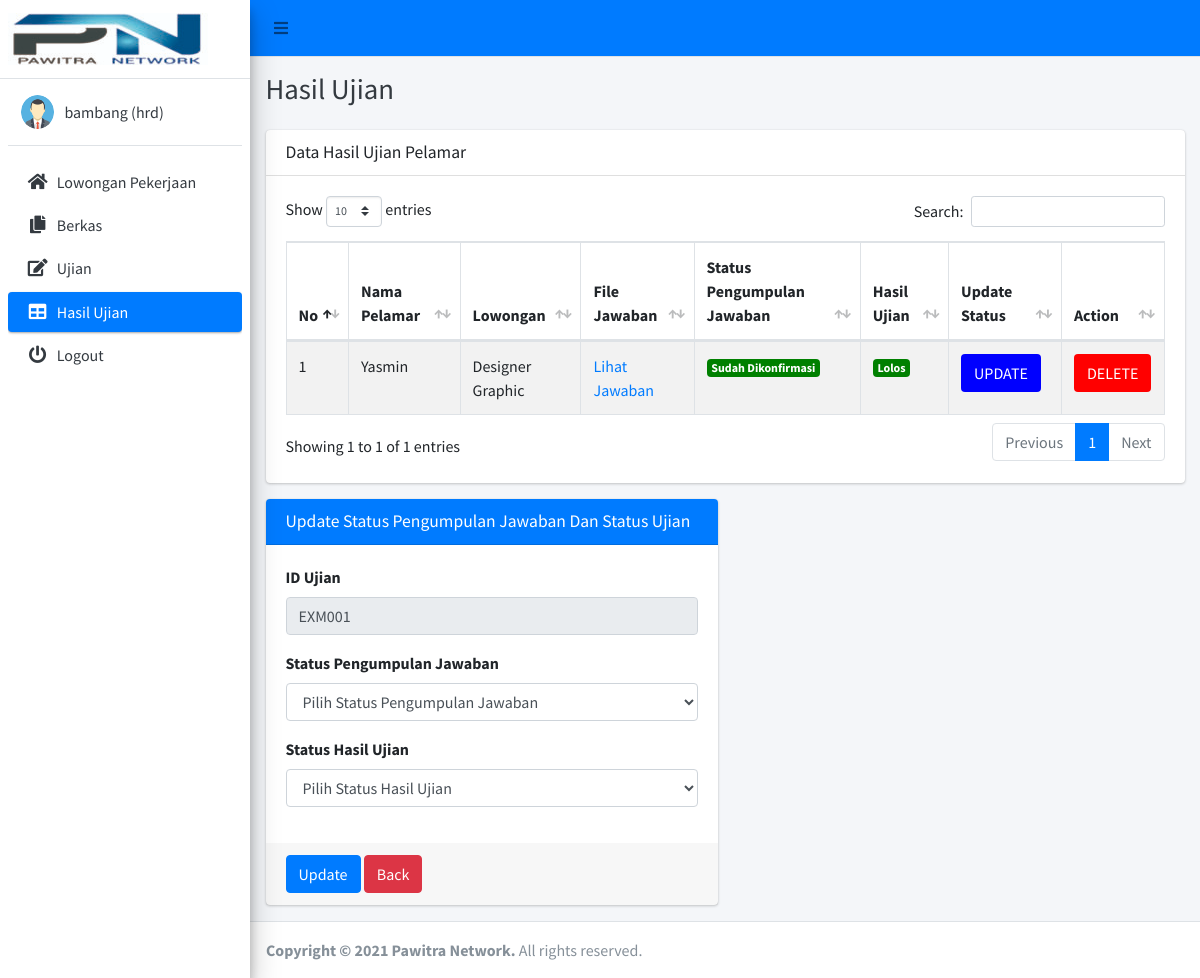
The page /hasil_ujian.php?req=update&id_ujian=EXM001 (signed in) on the database its author committed.
### tables this page shows
CREATE TABLE `loker` (
  `id_loker` varchar(20) NOT NULL,
  `keahlian` varchar(100) NOT NULL,
  `pengalaman` varchar(100) NOT NULL,
  `kualifikasi` varchar(100) NOT NULL,
  `divisi` varchar(100) NOT NULL,
  `jabatan` varchar(100) NOT NULL,
  `tema` varchar(100) NOT NULL,
  `created_at_date` date NOT NULL
);

CREATE TABLE `akses` (
  `id_akun` varchar(15) NOT NULL,
  `nama` varchar(50) NOT NULL,
  `jenis_kelamin` varchar(10) NOT NULL,
  `username` varchar(20) NOT NULL,
  `email` varchar(50) NOT NULL,
  `password` varchar(10) NOT NULL,
  `level` varchar(10) NOT NULL,
  `created_at_date` date NOT NULL,
  `confirmed_at_date` date DEFAULT NULL,
  `status` tinyint(1) NOT NULL
);

CREATE TABLE `ujian` (
  `id_ujian` varchar(20) NOT NULL,
  `id_loker` varchar(20) NOT NULL,
  `id_berkas` varchar(20) NOT NULL,
  `file_jawaban` varchar(100) DEFAULT NULL,
  `submited_at` date DEFAULT NULL,
  `checked` tinyint(1) DEFAULT NULL,
  `status_ujian` enum('menunggu','lolos','tidak','') DEFAULT NULL
);

### hasil_ujian.php (the view, shortened to what this page needs)
<?php
            include 'koneksi.php';
?>
<!DOCTYPE html>
<html>
<head>
  <link rel="stylesheet" href="plugins/fontawesome-free/css/all.min.css">
  <link rel="stylesheet" href="https://code.ionicframework.com/ionicons/2.0.1/css/ionicons.min.css">
  <link rel="stylesheet" href="plugins/datatables-bs4/css/dataTables.bootstrap4.min.css">
  <link rel="stylesheet" href="plugins/datatables-responsive/css/responsive.bootstrap4.min.css">
  <link rel="stylesheet" href="dist/css/adminlte.min.css">
</head>
<body class="hold-transition sidebar-mini layout-fixed">
<div class="wrapper">
  <nav class="main-header navbar navbar-expand navbar-blue navbar-light">
  <ul class="navbar-nav">
      <li class="nav-item">
        <a class="nav-link" data-widget="pushmenu" role="button"><i class="fas fa-bars"></i></a>
      </li>
    </ul>
    </nav>
  <aside class="main-sidebar sidebar-light-primary elevation-4">
    <a href="" class="brand-link">
      <img src="dist/img/rsz_1pawitra-net.jpg" class="">
    </a>
    <div class="sidebar">
      <div class="user-panel mt-3 pb-3 mb-3 d-flex">
        <div class="image">
        <img src="dist/img/hrd.png" class="img-circle">
        </div>
        <div class="info">
          <a class="d-block"><?php echo $_SESSION['username'].' '.'('.$_SESSION['level'].')'; ?></a>
        </div>
      </div>
      <nav class="mt-2">
        <ul class="nav nav-pills nav-sidebar flex-column" data-widget="treeview" role="menu" data-accordion="false">
          <li class="nav-item has-treeview">
            <a href="index_hrd.php" class="nav-link">
              <i class="nav-icon fas fa-home"></i>
              <p>
                Lowongan Pekerjaan
              </p>
            </a>
          </li>
          <li class="nav-item has-treeview">
            <a href="berkas_hrd.php" class="nav-link">
              <i class="nav-icon fas fa-copy"></i>
              <p>
                Berkas
              </p>
            </a>
          </li>
          <li class="nav-item has-treeview">
            <a href="ujian_hrd.php" class="nav-link">
              <i class="nav-icon fas fa-edit"></i>
              <p>
                Ujian
              </p>
            </a>
          </li>
          <li class="nav-item has-treeview">
            <a href="hasil_ujian.php" class="nav-link active">
              <i class="nav-icon fas fa-table"></i>
              <p>
                Hasil Ujian
              </p>
            </a>
          </li>
          <li class="nav-item has-treeview">
            <a href="logout.php" class="nav-link">
              <i class="nav-icon fas fa-power-off"></i>
              <p>
                Logout
              </p>
            </a>
          </li>
        </ul>
      </nav>
    </div>
  </aside>
  <div class="content-wrapper">
    <div class="content-header">
      <div class="container-fluid">
        <div class="row mb-2">
          <div class="col-sm-6">
            <h1 class="m-0 text-dark">Hasil Ujian</h1>
          </div>
        </div>
      </div>
    </div>
    <section class="content">
      <div class="container-fluid">
      <?php
        $lowongan = mysqli_query($sambung, "SELECT akses.nama, loker.jabatan, ujian.id_ujian ,ujian.file_jawaban, ujian.checked, ujian.status_ujian
        FROM loker JOIN pelamar ON loker.id_loker=pelamar.id_loker JOIN ujian ON ujian.id_ujian=pelamar.id_ujian
        JOIN akses ON akses.id_akun=pelamar.id_akun ");
        ?>
        <div class="row">
        <div class="col-md-12">
        <div class="card">
              <div class="card-header">
                <h3 class="card-title">Data Hasil Ujian Pelamar</h3>
              </div>
              <div class="card-body">
                <table id="mydata" class="table table-bordered table-striped">
                  <thead>
                  <tr>
                    <th>No</th>
                    <th>Nama Pelamar</th>
                    <th>Lowongan</th>
                    <th>File Jawaban</th>
                    <th>Status Pengumpulan Jawaban</th>
                    <th>Hasil Ujian</th>
                    <th>Update Status</th>
                    <th>Action</th>
                  </tr>
                  </thead>
                  <tbody>
                  <?php
                    $no=1;
                    while($data = mysqli_fetch_array($lowongan))
                    {
                    ?>
                  <tr>
                    <td><?php echo $no;?></td>
                    <td><?php echo $data['nama'];?></td>
                    <td><?php echo $data['jabatan'];?></td>
                    <td>
                    <?php
                            if($data['file_jawaban'] == NULL)
                            {
                                echo "<a>"."Belum Upload"."</a>";
                            }
                            else
                            {?>
                                <a href="files/<?php echo $data['file_jawaban'];?>">Lihat Jawaban</a>
                            <?php }
                        ?>
                    </td>
                    <td>
                    <?php
                          if ($data['checked'] == '1') {
                          echo "<a class=badge style=background:green;color:white>"."Sudah Dikonfirmasi"."</a>";
                        }
                        else
                          echo "<a class=badge style=background:red;color:white>"."Belum Dikonfirmasi"."</a>";
                      ?>
                    </td>
                    <td>
                    <?php
                        if ($data['status_ujian'] == 'menunggu') {
                            echo "<a class=badge style=background:yellow;color:black>"."Masih Diperiksa"."</a>";
                         }
                        else if($data['status_ujian'] == 'tidak'){
                            echo "<a class=badge style=background:red;color:white>"."Tidak Lolos"."</a>";
                         }
                        else if($data['status_ujian'] == 'lolos'){
                            echo "<a class=badge style=background:green;color:white>"."Lolos"."</a>";
                        }?>
                    </td>
                    <td>
                        <a class="btn" style="background:blue;color:white" href="hasil_ujian.php?req=update&id_ujian=<?php echo $data['id_ujian'];?>">
                        UPDATE
                        </a>
                    </td>
                    <td>
                        <a class="btn" style="background:red;color:white" href="ujian_delete.php?id_ujian=<?php echo $data['id_ujian'];?>">
                        DELETE
                        </a>
                    </td>
                  </tr>
                  <?php $no++;} ?>
                  </tbody>
                </table>
              </div>
            </div>
        </div>
<?php
          if($_GET['req']=='update')
          {
            $get_lowongan = mysqli_query($sambung, "SELECT id_ujian,checked,status_ujian FROM ujian WHERE id_ujian='".$_GET['id_ujian']."' ");
            $data_edit = mysqli_fetch_array($get_lowongan);
          ?>
            <div class="col-md-6">
            <div class="card card-primary">
              <div class="card-header">
                <h3 class="card-title">Update Status Pengumpulan Jawaban Dan Status Ujian</h3>
              </div>
              <form role="form" enctype="multipart/form-data" action="ujian_update_status.php" method="POST">
                <div class="card-body">
                <div class="form-group">
                  <label>ID Ujian</label>
                  <input type="text" class="form-control" name="id_ujian" value="<?php echo $data_edit['id_ujian'];?>" readonly>
                  </div>
                  <div class="form-group">
                    <label>Status Pengumpulan Jawaban</label>
                    <select class="form-control" name="status_jawaban" required>
                    <option value="<?php echo $data_edit['checked'];?>">Pilih Status Pengumpulan Jawaban</option>
                    </select>
                  </div>
                  <div class="form-group">
                    <label>Status Hasil Ujian</label>
                    <select class="form-control" name="status_ujian">
                    <option value="<?php echo $data_edit['status_ujian'];?>">Pilih Status Hasil Ujian</option>
                    </select>
                  </div>
                </div>
                <div class="card-footer">
                  <button type="submit" class="btn btn-primary" name="submit">Update</button>
                  <a href="hasil_ujian.php" class="btn btn-danger">Back</a>
                </div>
              </form>
            </div>
            <?php }?>
        </div>
      </div>
    </section>
  </div>
  <footer class="main-footer">
    <strong>Copyright &copy; 2021 <a >Pawitra Network</a>.</strong>
    All rights reserved.
  </footer>
</div>
</body>
</html>

### rows shown on the page
loker: akses.nama "Yasmin", jabatan "Designer Graphic"
ujian: id_ujian "EXM001"

### other values the page prints
$_SESSION['username'] "bambang"
$_SESSION['level'] "hrd"
